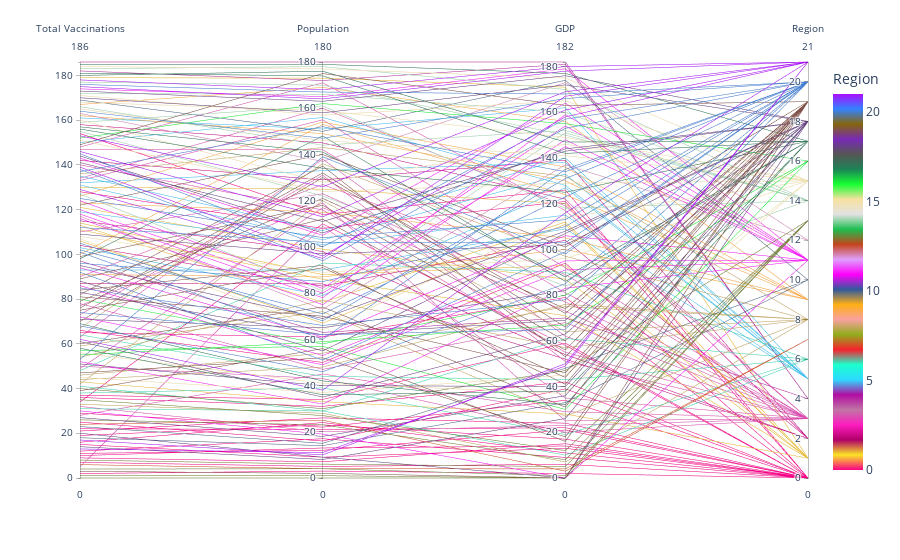

Notebook code cell kept with this figure:
### Code cell
fig = px.parallel_coordinates(
    df.iloc[:, 1:],
    color = "region",
    labels = {
        "total_vaccinations": "Total Vaccinations",
        "population": "Population",
        "gdp": "GDP",
        "region": "Region"
    },
    color_continuous_scale = px.colors.qualitative.Alphabet_r,
)
fig.show()

### Figure 1 — Plotly figure (JSON) as saved in the notebook; plotly's stock layout.template omitted (floating-point values rounded to 4 significant figures; data arrays with more than 128 entries replaced by an {"elided": "..."} marker saying what was removed)
{"data": [{"dimensions": [{"label": "Total Vaccinations", "values": {"elided": "187 int values"}}, {"label": "Population", "values": {"elided": "187 int values"}}, {"label": "GDP", "values": {"elided": "187 int values"}}, {"label": "Region", "values": {"elided": "187 int values"}}], "domain": {"x": [0, 1], "y": [0, 1]}, "line": {"color": {"elided": "187 int values"}, "coloraxis": "coloraxis"}, "name": "", "type": "parcoords"}], "layout": {"coloraxis": {"colorbar": {"title": {"text": "Region"}}, "colorscale": [[0, "#FA0087"], [0.04, "#FBE426"], [0.08, "#B00068"], [0.12, "#FC1CBF"], [0.16, "#C075A6"], [0.2, "#B10DA1"], [0.24, "#2ED9FF"], [0.28, "#1CFFCE"], [0.32, "#F6222E"], [0.36, "#90AD1C"], [0.4, "#F8A19F"], [0.44, "#FEAF16"], [0.48, "#325A9B"], [0.52, "#FE00FA"], [0.56, "#DEA0FD"], [0.6, "#C4451C"], [0.64, "#1CBE4F"], [0.68, "#E2E2E2"], [0.72, "#F7E1A0"], [0.76, "#16FF32"], [0.8, "#1C8356"], [0.84, "#565656"], [0.88, "#782AB6"], [0.92, "#85660D"], [0.96, "#3283FE"], [1, "#AA0DFE"]]}, "legend": {"tracegroupgap": 0}, "margin": {"t": 60}}}
